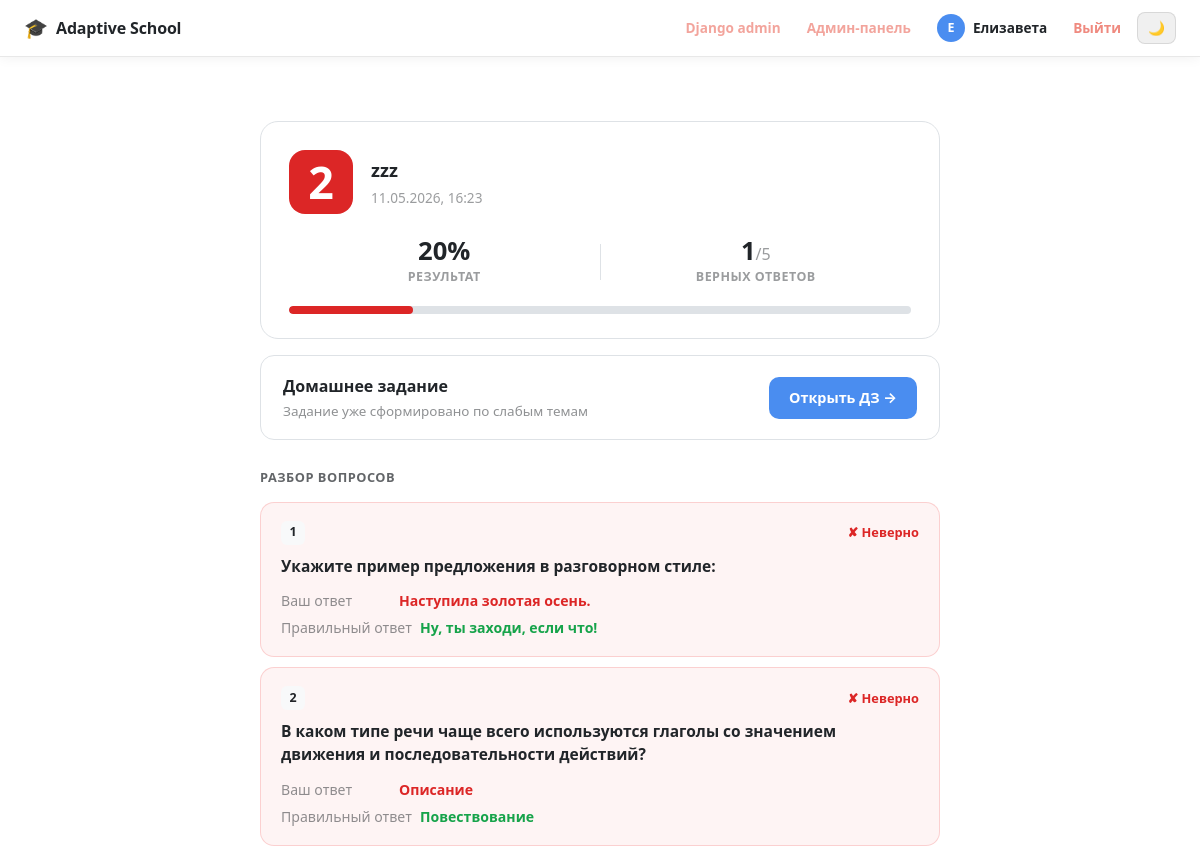
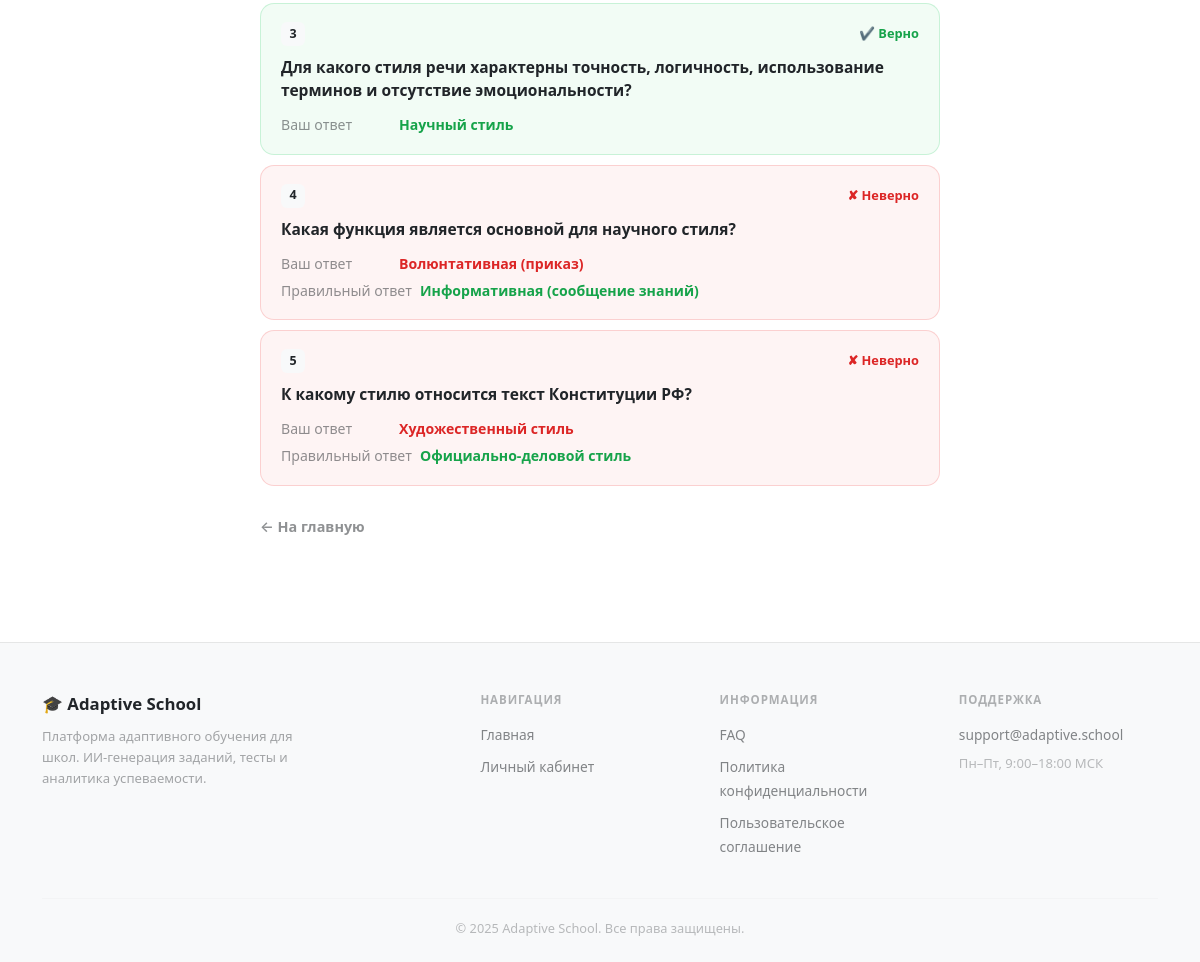
Page /result/33/ (signed in) on the committed database (2 pictures, top to bottom).
### school/models.py (models this page shows, shortened)
class Student(models.Model):
    user = models.OneToOneField(User, on_delete=models.CASCADE)
    name = models.CharField(max_length=100)
    surname = models.CharField(max_length=100)
    patronymic = models.CharField(max_length=100, blank=True)
    class Meta:
        verbose_name = "Ученик"
        verbose_name_plural = "Ученики"

class TestResult(models.Model):
    student = models.ForeignKey(Student, on_delete=models.CASCADE)
    test = models.ForeignKey(Test, on_delete=models.CASCADE)
    assigned_topic = models.ForeignKey('AssignedTopic', on_delete=models.SET_NULL, null=True, blank=True)
    score = models.IntegerField()
    grade = models.IntegerField()
    completed_at = models.DateTimeField(auto_now_add=True)
    is_homework_generating = models.BooleanField(default=False)
    class Meta:
        verbose_name = "Результат теста"
        verbose_name_plural = "Результаты тестов"

class Test(models.Model):
    lesson = models.ForeignKey(Lesson, on_delete=models.CASCADE, related_name="tests")
    assigned_topic = models.ForeignKey('AssignedTopic', on_delete=models.SET_NULL, null=True, blank=True)
    title = models.CharField(max_length=150)
    date_available = models.DateField()
    questions = models.ManyToManyField(Question, blank=True)
    maximin_questions = models.IntegerField(default=0)
    class Meta:
        verbose_name = "Тест"
        verbose_name_plural = "Тесты"

class StudentAnswer(models.Model):
    result = models.ForeignKey("TestResult", on_delete=models.CASCADE, related_name="answers")
    question = models.ForeignKey("Question", on_delete=models.SET_NULL, null=True)
    given_answer = models.CharField(max_length=255)
    is_correct = models.BooleanField()
    def get_given_text(self):
        if not self.question:
            return self.given_answer
        if self.question.is_open:
            return self.given_answer
        mapping = {
            "1": self.question.option_1,
            "2": self.question.option_2,
            "3": self.question.option_3,
            "4": self.question.option_4,
        }
        return mapping.get(self.given_answer, self.given_answer)
    class Meta:
        verbose_name = "Ответ ученика"
        verbose_name_plural = "Ответы учеников"

class Question(models.Model):
    DIFFICULTY_CHOICES = [
        ('very_easy', 'Очень легко'),
        ('easy', 'Легко'),
        ('medium', 'Средне'),
        ('hard', 'Сложно'),
        ('very_hard', 'Очень сложно'),
    ]
    subtopic = models.ForeignKey(SubTopic, on_delete=models.CASCADE, related_name="questions", null=True)
    text = models.TextField()
    difficulty = models.CharField(max_length=20, choices=DIFFICULTY_CHOICES)
    is_open = models.BooleanField(default=False)
    option_1 = models.CharField(max_length=255, blank=True)
    option_2 = models.CharField(max_length=255, blank=True)
    option_3 = models.CharField(max_length=255, blank=True)
    option_4 = models.CharField(max_length=255, blank=True)
    correct_answer = models.CharField(max_length=255)
    def get_correct_text(self):
        if self.is_open:
            return self.correct_answer
        mapping = {
            "1": self.option_1,
            "2": self.option_2,
            "3": self.option_3,
            "4": self.option_4,
        }
        return mapping.get(self.correct_answer, self.correct_answer)
    class Meta:
        verbose_name = "Вопрос"
        verbose_name_plural = "Вопросы"

### school/views.py (the view)
# urls.py: path("result/<int:result_id>/", views.test_result_detail, name="test_result_detail"),
@login_required
def test_result_detail(request, result_id):
    result = get_object_or_404(TestResult, id=result_id, student__user=request.user)
    answers = result.answers.select_related("question")
    total = answers.count()
    correct = answers.filter(is_correct=True).count()
    return render(request, "test_result_detail.html", {
        "result": result,
        "answers": answers,
        "total": total,
        "correct": correct,
        "percent": int((correct / total) * 100) if total else 0,
    })

### templates/test_result_detail.html (shortened to what this page needs)
{% extends "base.html" %}
{% block content %}
<div class="res-wrap">
  <div class="res-hero">
    <div class="res-hero-top">
      <div class="res-grade grade-{{ result.grade }}">{{ result.grade }}</div>
      <div class="res-hero-info">
        <div class="res-test-title">{{ result.test.title }}</div>
        <div class="res-test-date">{{ result.completed_at|date:"d.m.Y, H:i" }}</div>
      </div>
    </div>
    <div class="res-kpis">
      <div class="res-kpi">
        <div class="res-kpi-val">{{ result.score }}%</div>
        <div class="res-kpi-lbl">Результат</div>
      </div>
      <div class="res-kpi">
        <div class="res-kpi-val">{{ correct }}<span>/{{ total }}</span></div>
        <div class="res-kpi-lbl">Верных ответов</div>
      </div>
    </div>
    <div class="res-bar-wrap">
      <div class="res-bar">
        <div class="res-bar-fill grade-fill-{{ result.grade }}" style="width:{{ result.score }}%"></div>
      </div>
    </div>
  </div>
  <div class="res-hw-block">
    <div class="res-hw-left">
      <div class="res-hw-title">Домашнее задание</div>
      <div class="res-hw-sub">
        {% if result.homework %}Задание уже сформировано по слабым темам{% else %}Получите персональное задание по ошибкам{% endif %}
      </div>
    </div>
    {% if result.homework %}
      <a href="{% url 'homework_detail' result.homework.id %}" class="res-hw-btn">Открыть ДЗ →</a>
    {% else %}
      <form method="post" action="{% url 'generate_homework' result.id %}">
        {% csrf_token %}
        <button type="submit" class="res-hw-btn res-hw-btn-gen">Сгенерировать ДЗ</button>
      </form>
    {% endif %}
  </div>
  <div class="res-section-title">Разбор вопросов</div>
  <div class="res-questions">
    {% for a in answers %}
      <div class="res-qcard {% if a.is_correct %}rq-correct{% else %}rq-wrong{% endif %}">
        <div class="rq-head">
          <span class="rq-num">{{ forloop.counter }}</span>
          <span class="rq-status {% if a.is_correct %}rqs-ok{% else %}rqs-fail{% endif %}">
            {% if a.is_correct %}✔ Верно{% else %}✘ Неверно{% endif %}
          </span>
        </div>
        <div class="rq-text">{{ a.question.text }}</div>
        <div class="rq-answers">
          <div class="rq-ans {% if a.is_correct %}rqa-ok{% else %}rqa-fail{% endif %}">
            <span class="rqa-lbl">Ваш ответ</span>
            <span class="rqa-val">{{ a.get_given_text }}</span>
          </div>
          {% if not a.is_correct %}
            <div class="rq-ans rqa-ok">
              <span class="rqa-lbl">Правильный ответ</span>
              <span class="rqa-val">{{ a.question.get_correct_text }}</span>
            </div>
          {% endif %}
        </div>
      </div>
    {% endfor %}
  </div>
  <a href="/" class="res-back-btn">← На главную</a>
</div>
{% endblock %}

### templates/base.html (shortened to what this page needs)
{% load static %}
<!DOCTYPE html>
<html lang="ru" data-bs-theme="light">
<head>
  <link
      href="https://cdn.jsdelivr.net/npm/bootstrap@5.3.3/dist/css/bootstrap.min.css"
      rel="stylesheet"
  >
</head>
<body class="d-flex flex-column min-vh-100">
<header class="site-header sticky-top">
  <div class="container-fluid px-4">
    <div class="header-inner">
      <a class="header-logo" href="/">
        <span class="header-logo-icon">🎓</span>
        <span class="header-logo-text">Adaptive School</span>
      </a>
      <div class="header-right">
        {% if request.user.is_authenticated %}
          {% if request.user.is_superuser %}
            <a href="/admin/" class="hnav-link" style="color:#e74c3c;">Django admin</a>
            <a href="/admin-panel/" class="hnav-link" style="color:#e74c3c;">Админ-панель</a>
          {% endif %}
          <a href="/" class="header-user">
            <span class="header-avatar">
              {% if request.user.student %}{{ request.user.student.name|first }}{% elif request.user.teacher %}{{ request.user.teacher.name|first }}{% else %}?{% endif %}
            </span>
            <span class="header-username">
              {% if request.user.student %}{{ request.user.student.name }}{% elif request.user.teacher %}{{ request.user.teacher.name }}{% else %}{{ request.user.username }}{% endif %}
            </span>
          </a>
          <a href="{% url 'logout' %}" class="hnav-link hnav-logout">Выйти</a>
        {% else %}
          <a href="{% url 'login' %}" class="header-btn-login">Войти</a>
        {% endif %}
        <button id="themeToggle" class="theme-btn" aria-label="Переключить тему">
          <span id="themeIcon"></span>
        </button>
      </div>
    </div>
  </div>
</header>
<main class="container my-4 flex-grow-1">
  {% block content %}
  {% endblock %}
</main>
<footer class="site-footer mt-auto">
  <div class="container">
    <div class="footer-grid">
      <div class="footer-col footer-brand-col">
        <div class="footer-logo">🎓 Adaptive School</div>
        <div class="footer-desc">Платформа адаптивного обучения для школ. ИИ-генерация заданий, тесты и аналитика успеваемости.</div>
      </div>
      <div class="footer-col">
        <div class="footer-col-title">Навигация</div>
        <ul class="footer-links">
          <li><a href="/">Главная</a></li>
          {% if request.user.is_authenticated %}
          <li><a href="/">Личный кабинет</a></li>
          {% else %}
          <li><a href="{% url 'login' %}">Войти</a></li>
          {% endif %}
        </ul>
      </div>
      <div class="footer-col">
        <div class="footer-col-title">Информация</div>
        <ul class="footer-links">
          <li><a href="/faq/">FAQ</a></li>
          <li><a href="/privacy/">Политика конфиденциальности</a></li>
          <li><a href="/terms/">Пользовательское соглашение</a></li>
        </ul>
      </div>
      <div class="footer-col">
        <div class="footer-col-title">Поддержка</div>
        <ul class="footer-links">
          <li><a href="mailto:support@adaptive.school">support@adaptive.school</a></li>
          <li class="footer-note">Пн–Пт, 9:00–18:00 МСК</li>
        </ul>
      </div>
    </div>
    <div class="footer-bottom">
      <span>© 2025 Adaptive School. Все права защищены.</span>
    </div>
  </div>
</footer>
</body>
</html>

### templates/base.html (style rules this page uses)
body { min-height: 100vh; display: flex; flex-direction: column; }
main { flex: 1; }
.grade-2 { background-color: #dc3545; }
.site-header { background:var(--bs-body-bg);border-bottom:1px solid rgba(255,255,255,.08);z-index:1030 }
[data-bs-theme="light"] .site-header { border-color:rgba(0,0,0,.09);box-shadow:0 1px 12px rgba(0,0,0,.06) }
.header-inner { display:flex;align-items:center;gap:20px;height:56px }
.header-logo { display:flex;align-items:center;gap:8px;text-decoration:none;color:inherit;flex-shrink:0 }
.header-logo-icon { font-size:1.2rem }
.header-logo-text { font-size:1rem;font-weight:800;letter-spacing:-.01em }
.hnav-link { font-size:.85rem;font-weight:600;opacity:.5;text-decoration:none;color:inherit;padding:5px 10px;border-radius:8px;transition:.15s;white-space:nowrap }
.hnav-logout { color:#e74c3c !important;opacity:.65 }
.header-right { display:flex;align-items:center;gap:6px;margin-left:auto;flex-shrink:0 }
.header-user { display:flex;align-items:center;gap:8px;text-decoration:none;color:inherit;padding:4px 10px;border-radius:10px;transition:.15s }
.header-avatar { width:28px;height:28px;border-radius:50%;background:#4a8df0;color:#fff;font-size:.78rem;font-weight:800;display:flex;align-items:center;justify-content:center;flex-shrink:0 }
.header-username { font-size:.85rem;font-weight:600 }
.theme-btn { background:rgba(255,255,255,.07);border:1px solid rgba(255,255,255,.1);border-radius:8px;padding:5px 10px;font-size:.85rem;cursor:pointer;color:inherit;transition:.15s;flex-shrink:0 }
[data-bs-theme="light"] .theme-btn { background:#f0f0f0;border-color:rgba(0,0,0,.1) }
.site-footer { border-top: 1px solid rgba(255,255,255,.07); padding: 48px 0 24px; margin-top: 60px; }
[data-bs-theme="light"] .site-footer { border-color: rgba(0,0,0,.08); background: #f8f9fa; }
.footer-grid { display: grid; grid-template-columns: 2fr 1fr 1fr 1fr; gap: 40px; margin-bottom: 40px; }
.footer-logo { font-size: 1.05rem; font-weight: 800; margin-bottom: 10px; }
.footer-desc { font-size: .82rem; opacity: .4; line-height: 1.6; max-width: 280px; }
.footer-col-title { font-size: .72rem; font-weight: 700; text-transform: uppercase; letter-spacing: .08em; opacity: .35; margin-bottom: 14px; }
.footer-links { list-style: none; padding: 0; margin: 0; display: flex; flex-direction: column; gap: 8px; }
.footer-links a { font-size: .86rem; opacity: .55; text-decoration: none; color: inherit; transition: opacity .15s; }
.footer-note { font-size: .82rem; opacity: .3; }
.footer-bottom { border-top: 1px solid rgba(255,255,255,.06); padding-top: 20px; font-size: .8rem; opacity: .3; text-align: center; }
[data-bs-theme="light"] .footer-bottom { border-color: rgba(0,0,0,.07); }

### rows in the picture
TestResult: grade "2", test "zzz", completed_at "11.05.2026, 16:23", score "20"
StudentAnswer: is_correct "✘ Неверно", question.text "Укажите пример предложения в разговорном стиле:", get_given_text "Наступила золотая осень.", question.get_correct_text "Ну, ты заходи, если что!"
StudentAnswer: is_correct "✘ Неверно", question.text "В каком типе речи чаще всего используются глаголы со значением движения и последовательности действий?", get_given_text "Описание", question.get_correct_text "Повествование"
StudentAnswer: is_correct "✔ Верно", question.text "Для какого стиля речи характерны точность, логичность, использование терминов и отсутствие эмоциональности?", get_given_text "Научный стиль"
StudentAnswer: is_correct "✘ Неверно", question.text "Какая функция является основной для научного стиля?", get_given_text "Волюнтативная (приказ)", question.get_correct_text "Информативная (сообщение знаний)"
StudentAnswer: is_correct "✘ Неверно", question.text "К какому стилю относится текст Конституции РФ?", get_given_text "Художественный стиль", question.get_correct_text "Официально-деловой стиль"

### other values in the picture
{{ request.user.student.name|first }} "Е"
{{ request.user.student.name }} "Елизавета"
{{ correct }} "1"
{{ total }} "5"
